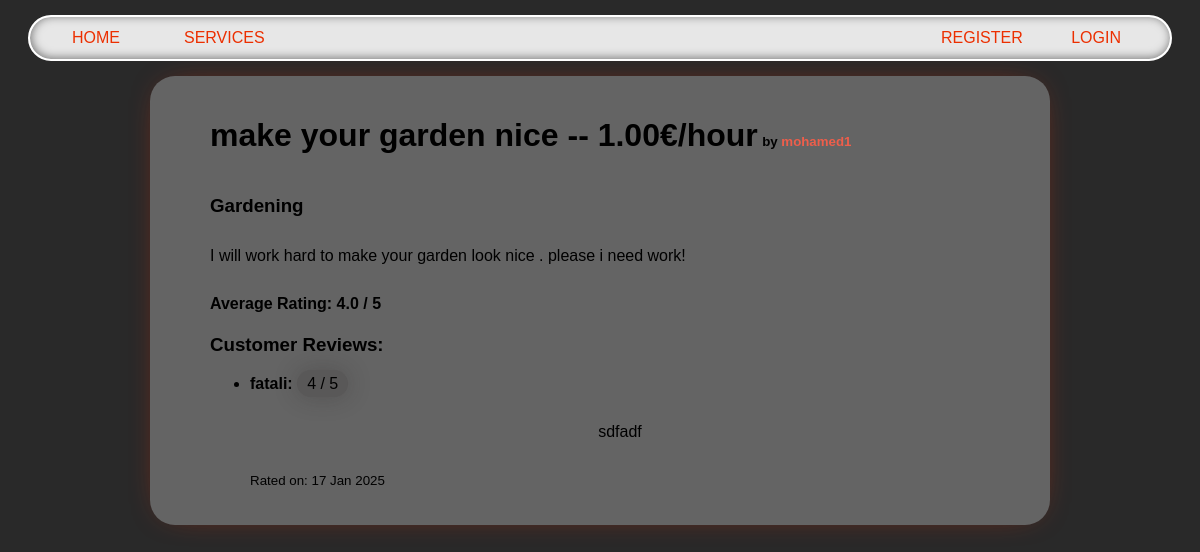
Screenshot of /services/2 with the database file from the repository.
### services/models.py (models this page shows, shortened)
class Service(models.Model):
    FIELD_CHOICES = [
        ('Air Conditioner', 'Air Conditioner'),
        ('Carpentry', 'Carpentry'),
        ('Electricity', 'Electricity'),
        ('Gardening', 'Gardening'),
        ('Home Machines', 'Home Machines'),
        ('House Keeping', 'House Keeping'),
        ('Interior Design', 'Interior Design'),
        ('Locks', 'Locks'),
        ('Painting', 'Painting'),
        ('Plumbing', 'Plumbing'),
        ('Water Heaters', 'Water Heaters'),
    ]
    company = models.ForeignKey(Company, on_delete=models.CASCADE, related_name='services')
    name = models.CharField(max_length=40)
    description = models.TextField()
    price_hour = models.DecimalField(decimal_places=2, max_digits=10)
    rating = models.IntegerField(default=0)
    field = models.CharField(max_length=30, choices=FIELD_CHOICES)
    date = models.DateTimeField(default=timezone.now)  # Correct field name
    @property
    def average_rating(self):
        ratings = self.service_ratings.all()
        total_ratings = ratings.count()
        if total_ratings == 0:
            return 0
        total_score = sum([rating.rating_value for rating in ratings])
        return total_score / total_ratings

class Rating(models.Model):
    service = models.ForeignKey('Service', on_delete=models.CASCADE, related_name='service_ratings')
    customer = models.ForeignKey(Customer, on_delete=models.CASCADE, related_name='customer_ratings')
    rating_value = models.IntegerField(
        validators=[MinValueValidator(1), MaxValueValidator(5)],
        help_text="Rating value between 1 and 5"
    )
    review = models.TextField(null=True, blank=True, help_text="Write an optional review")
    date_rated = models.DateTimeField(auto_now_add=True)
    class Meta:
        unique_together = ['service', 'customer']

### users/models.py (models this page shows, shortened)
class Company(models.Model):
    FIELD_CHOICES = [
        ('Air Conditioner', 'Air Conditioner'),
        ('All in One', 'All in One'),
        ('Carpentry', 'Carpentry'),
        ('Electricity', 'Electricity'),
        ('Gardening', 'Gardening'),
        ('Home Machines', 'Home Machines'),
        ('House Keeping', 'House Keeping'),
        ('Interior Design', 'Interior Design'),
        ('Locks', 'Locks'),
        ('Painting', 'Painting'),
        ('Plumbing', 'Plumbing'),
        ('Water Heaters', 'Water Heaters'),
    ]
    user = models.OneToOneField(User, on_delete=models.CASCADE, primary_key=True)
    field = models.CharField(max_length=70, choices=FIELD_CHOICES, blank=False, null=False)
    rating = models.IntegerField(
        validators=[MaxValueValidator(5), MinValueValidator(0)], default=0)

class User(AbstractUser):
    is_company = models.BooleanField(default=False)
    is_customer = models.BooleanField(default=False)
    email = models.CharField(max_length=100, unique=True)
    USERNAME_FIELD = 'email'
    REQUIRED_FIELDS = ['username']  # Add any other required fields
    def __str__(self):
        return self.username

class Customer(models.Model):
    user = models.OneToOneField(
        User, on_delete=models.CASCADE, primary_key=True)
    date_of_birth = models.DateField(null=True, blank=True)

### services/views.py (the view)
# urls.py: path('<int:id>', v.index, name='index'),
def index(request, id):
    service = get_object_or_404(Service, id=id)
    ratings = Rating.objects.filter(service=service).order_by("-date_rated")
    has_requested = (
        request.user.is_authenticated
        and hasattr(request.user, 'customer')
        and ServiceRequest.objects.filter(service=service, customer=request.user.customer).exists()
    )
    form = RatingForm() if has_requested else None
    rating_range = range(1, 6)
    return render(request, 'services/single_service.html', {
        'service': service,
        'ratings': ratings,
        'form': form,
        'has_requested': has_requested,
        'rating_range': rating_range, # pass the rating range to the template
    })

### services/templates/services/single_service.html (shortened to what this page needs)
{% extends 'main/base.html' %}
{% block content %}
    <div class='service_info_header'>
        <h1>{{ service.name }} -- {{ service.price_hour }}€/hour</h1>
        <h5>by <a href="/company/{{ service.company.user }}">{{ service.company.user }}</a></h5>
    </div>
    <h3>{{ service.field }}</h3>
    <p style="text-align: left;">{{ service.description }}</p>
    <div class="average_rating">
        <h4>Average Rating: {{ service.average_rating }} / 5</h4>
    </div>
    <div class="reviews_section">
        <h3>Customer Reviews:</h3>
        {% if service.service_ratings.all %}
            <ul>
                {% for rating in service.service_ratings.all %}
                    <li>
                        <strong>{{ rating.customer.user.username }}:</strong>
                        <span>{{ rating.rating_value }} / 5</span>
                        <p>{{ rating.review }}</p>
                        <small>Rated on: {{ rating.date_rated|date:"d M Y" }}</small>
                    </li>
                {% endfor %}
            </ul>
        {% else %}
            <p>No reviews yet. Be the first to rate this service!</p>
        {% endif %}
    </div>
{% endblock %}

### static/css/style.css (style rules this page uses)
body { background: #292929; font-family: 'Lexend Exa', sans-serif; padding: 0; margin: 0; }
a { color: #ee5e4b; text-decoration: none; }
.content p { text-align: center; margin: 30px 0px; white-space: pre-line; }
.service_info_header { display: block ruby; }
.service_info_header h5 { float: right; }
span { background-color: #3834343d; border-radius: 30px; box-shadow: 0px 0px 23px 1px #2423213d; padding: 5px 10px; margin: 5px 0px; }

### rows the page displays
Service: name "make your garden nice", price_hour "1.00", company.user "mohamed1", field "Gardening", description "I will work hard to make your garden look nice . please i need work!", average_rating "4.0"
Rating: customer.user.username "fatali", rating_value "4", review "sdfadf", date_rated "17 Jan 2025"
